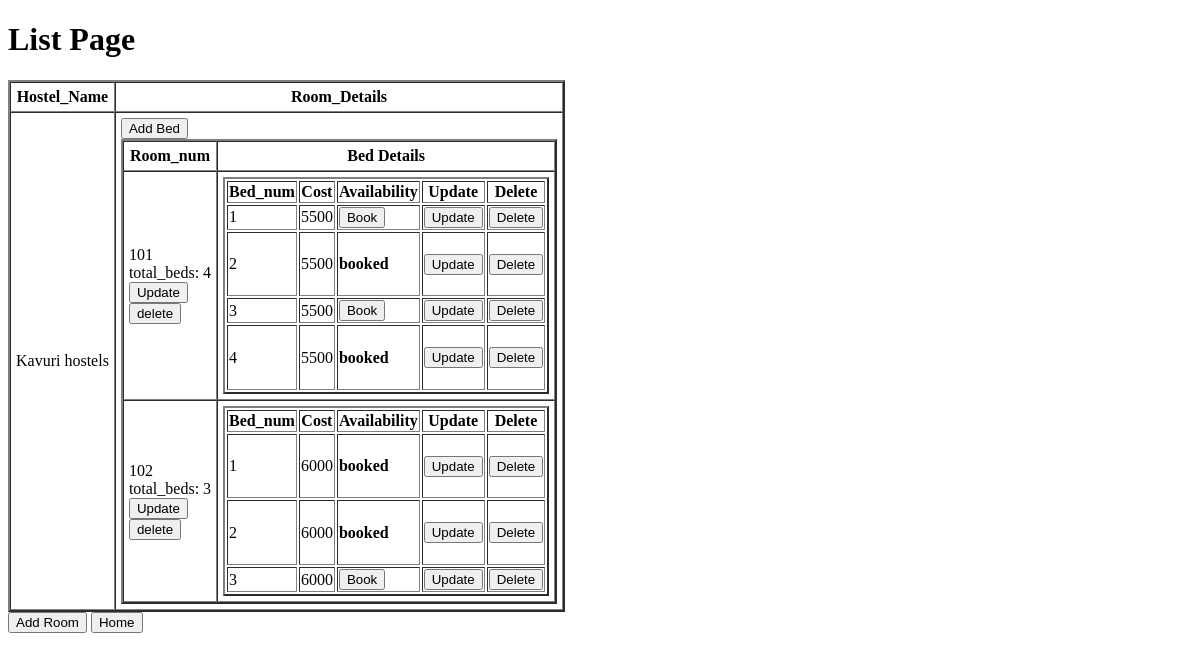
/Owner/hostel_list/7/ (signed in), run on an earlier commit of the app's database.
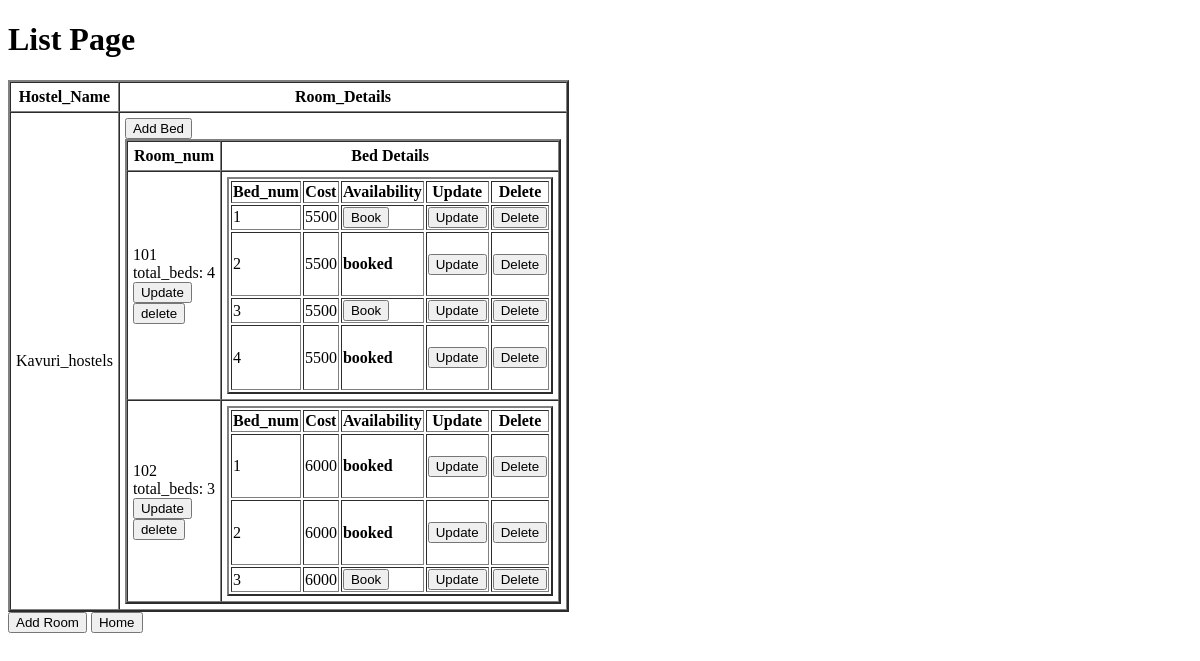
And on a later commit of the database.
### Owner/models.py (models this page shows, shortened)
class hostel_details_model(models.Model):
    hostel_id=models.AutoField(primary_key=True)
    hostel_name=models.CharField(max_length=20,unique=True)
    address=models.TextField(max_length=100)
    GST=models.CharField(max_length=15,unique=True)
    license=models.CharField(max_length=20,unique=True)
    type_of_hostel=models.CharField(max_length=10,choices=[['Male','Male'],['Female','Female'],['Co_living','Co_living']])
    hostel_owner_name=models.CharField(max_length=30)
    owner_id=models.PositiveIntegerField()
    owner_phone_no=models.PositiveBigIntegerField(unique=True)
    owner_email=models.EmailField(unique=True)
    location=models.CharField(max_length=50,default='Hyderabad')
    image=models.ImageField(upload_to='hostels/')

### Owner/views.py (the view)
@login_required(login_url='/Owner/owner_login')
def room_list_view(request,pk):
    hostel_details=hostel_details_model.objects.get(hostel_id=pk)
    room_details=rooms_details_model.objects.filter(hostel_id_id=pk)
    bed_details=bed_details_model.objects.all()
    return render(request=request,template_name='room_list.html',context={'hostel_details':hostel_details,'room_details':room_details,'bed_details':bed_details})

### Owner/Templates/room_list.html (shortened to what this page needs)
<!DOCTYPE html>
<html lang="en">
<head>
</head>
<body>
    <h1>List Page</h1>
    {% if room_details %}
    <table border="2" cellpadding="5" cellspacing="0">
        <tr>
            <th>Hostel_Name</th>
            <th>Room_Details</th>
        </tr>
            <tr>
                <td>{{hostel_details.hostel_name}}</td>
                <td>
                    <table border="2" cellpadding="5" cellspacing="0">
                        <tr>
                            <th>Room_num</th>
                            <th>Bed Details </th>
                        </tr>
                        {% for j in room_details %}
                        <tr>
                            <td>{{j.room_no}} <br>
                                total_beds: {{j.num_of_beds}}<br>
                                <a href="{% url 'owner:room_update' pk=j.room_id %}"><button>Update</button></a><br>
                                <a href="{% url 'owner:room_delete' pk=j.room_id %}"><button>delete</button></a><br>
                            </td>
                            <td>
                            <table border="2">
                                <tr>
                                        <th>Bed_num</th>
                                        <th>Cost</th>
                                        <th>Availability</th>
                                        <th>Update</th>
                                        <th>Delete</th>
                                </tr>
                                {% for k in bed_details %}
                                {% if j == k.room_no %}
                                <tr>
                                    <td>{{k.bed_no}}</td>
                                    <td>{{k.bed_cost}}</td>
                                    <td>{% if k.availability %} <a href="{% url 'owner:booking' hostel=hostel_details.hostel_id room=j.room_id bed=k.bed_id data1=hostel_details.hostel_name data2=j.room_no data3=k.bed_no %}"><button>Book</button></a> {% else %} <h4>booked</h4> {% endif %}</td>
                                    <td><a href="{% url 'owner:bed_update' pk=k.bed_id%}"><button>Update</button></a></td>
                                    <td><a href="{% url 'owner:bed_delete' pk=k.bed_id%}"><button>Delete</button></a></td>
                                </tr>
                                {% endif %}
                                {% endfor %}
                            </table>
                            </td>
                        </tr>
                        {% endfor %}
                        <a href="{% url 'owner:bed_details' pk=hostel_details.hostel_id %}"><button>Add Bed</button></a>
                   </table>
                </td>
            </tr>
    </table>
            {% else %}
            <h3>Room details is not avaliable</h3>
             {% endif %}
             <a href="{% url 'owner:room_details'%}"><button>Add Room</button></a>
                   <a href="{% url 'owner:myhostels'%}"><button>Home</button></a>
</body>
</html>

What changed in the data, as far as the page shows it:
changed hostel_details_model: hostel_name "Kavuri hostels" → "Kavuri_hostels"
